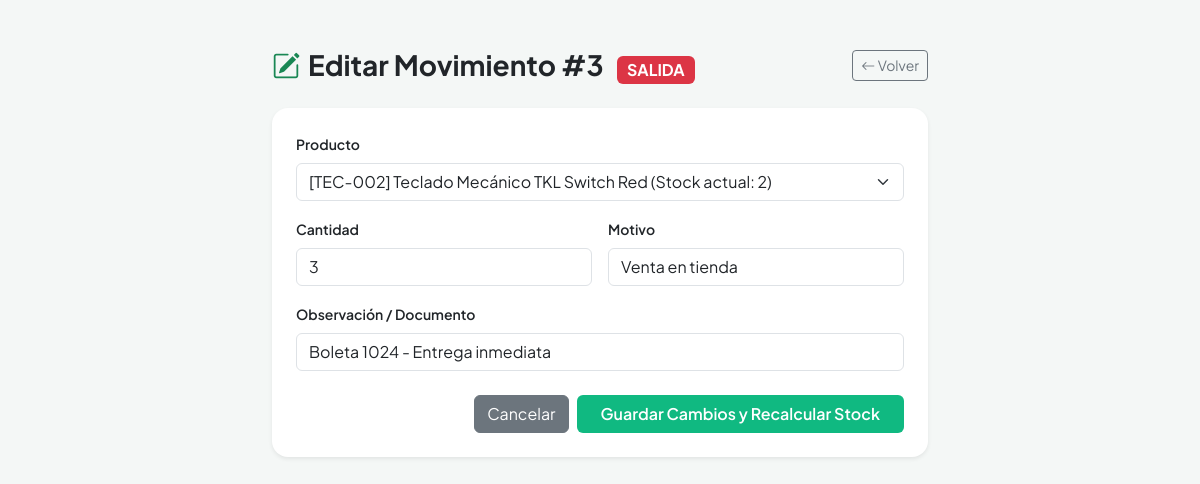
The page /movimiento_editar.php?id=3 (signed in) on the database its author committed.
### tables this page shows
CREATE TABLE movimiento (
    id_movimiento INT AUTO_INCREMENT PRIMARY KEY,
    fecha_hora DATETIME NOT NULL DEFAULT CURRENT_TIMESTAMP,
    tipo TINYINT(1) NOT NULL CHECK (tipo IN (1, 2)),
    motivo VARCHAR(100) NOT NULL,
    cantidad INT NOT NULL CHECK (cantidad > 0),
    observacion VARCHAR(255) DEFAULT NULL,
    editado TINYINT(1) NOT NULL DEFAULT 0,
    fecha_edicion DATETIME DEFAULT NULL,
    id_producto INT NOT NULL,
    id_usuario INT NOT NULL,
    id_proveedor INT DEFAULT NULL,
    CONSTRAINT fk_movimiento_producto FOREIGN KEY (id_producto)
        REFERENCES producto(id_producto)
        ON UPDATE CASCADE
        ON DELETE RESTRICT,
    CONSTRAINT fk_movimiento_usuario FOREIGN KEY (id_usuario)
        REFERENCES usuario(id_usuario)
        ON UPDATE CASCADE
        ON DELETE RESTRICT,
    CONSTRAINT fk_movimiento_proveedor FOREIGN KEY (id_proveedor)
        REFERENCES proveedor(id_proveedor)
        ON UPDATE CASCADE
        ON DELETE RESTRICT
);

### movimiento_editar.php (the view, shortened to what this page needs)
<?php
require_once 'config/conexion.php';
$idUsuario = (int)$_SESSION['id_usuario'];
$idMov     = isset($_GET['id']) ? (int)$_GET['id'] : 0;
$stmtMov = $pdo->prepare("SELECT * FROM movimiento WHERE id_movimiento = :id AND id_usuario = :u LIMIT 1");
$stmtMov->execute(['id' => $idMov, 'u' => $idUsuario]);
$mov = $stmtMov->fetch();
$tipo = (int)$mov['tipo'];
$productosActivos = $pdo->query("SELECT id_producto, codigo, nombre, stock_actual FROM producto WHERE estado = 1 ORDER BY nombre ASC")->fetchAll();
?>
<!DOCTYPE html>
<html lang="es">
<head>
    <link href="https://cdn.jsdelivr.net/npm/bootstrap@5.3.3/dist/css/bootstrap.min.css" rel="stylesheet">
    <link href="https://cdn.jsdelivr.net/npm/bootstrap-icons@1.11.3/font/bootstrap-icons.min.css" rel="stylesheet">
</head>
<body>
<div class="container py-5" style="max-width: 680px;">
    <div class="d-flex justify-content-between align-items-center mb-4">
        <h3 class="fw-bold mb-0">
            <i class="bi bi-pencil-square text-success me-2"></i>Editar Movimiento #<?= $idMov ?>
            <span class="badge <?= $tipo === 1 ? 'bg-success' : 'bg-danger' ?> fs-6 ms-2"><?= $tipo === 1 ? 'ENTRADA' : 'SALIDA' ?></span>
        </h3>
        <a href="movimientos.php" class="btn btn-outline-secondary btn-sm"><i class="bi bi-arrow-left"></i> Volver</a>
    </div>
    <div class="card border-0 shadow-sm rounded-4">
        <div class="card-body p-4">
            <form method="POST">
                <div class="mb-3">
                    <label class="form-label fw-semibold small">Producto</label>
                    <select name="id_producto" class="form-select" required>
                        <?php foreach ($productosActivos as $prod): ?>
                            <option value="<?= $prod['id_producto'] ?>" <?= ($prod['id_producto'] == $mov['id_producto']) ? 'selected' : '' ?>>
                                [<?= htmlspecialchars($prod['codigo']) ?>] <?= htmlspecialchars($prod['nombre']) ?> (Stock actual: <?= $prod['stock_actual'] ?>)
                            </option>
                        <?php endforeach; ?>
                    </select>
                </div>
                <div class="row g-3 mb-3">
                    <div class="col-md-6">
                        <label class="form-label fw-semibold small">Cantidad</label>
                        <input type="number" name="cantidad" class="form-control" min="1" value="<?= (int)$mov['cantidad'] ?>" required>
                    </div>
                    <div class="col-md-6">
                        <label class="form-label fw-semibold small">Motivo</label>
                        <input type="text" name="motivo" class="form-control" value="<?= htmlspecialchars($mov['motivo']) ?>" required>
                    </div>
                </div>
                <div class="mb-4">
                    <label class="form-label fw-semibold small">Observación / Documento</label>
                    <input type="text" name="observacion" class="form-control" value="<?= htmlspecialchars($mov['observacion'] ?? '') ?>">
                </div>
                <div class="d-flex justify-content-end gap-2">
                    <a href="movimientos.php" class="btn btn-secondary">Cancelar</a>
                    <button type="submit" class="btn btn-emerald px-4">Guardar Cambios y Recalcular Stock</button>
                </div>
            </form>
        </div>
    </div>
</div>
</body>
</html>

### movimiento_editar.php (style rules this page uses)
body { font-family: 'Plus Jakarta Sans', sans-serif; background-color: #f4f7f6; }
.btn-emerald { background-color: #10b981; color: #fff; font-weight: 600; border: none; }

### rows shown on the page
movimiento: id_producto "[TEC-002] Teclado Mecánico TKL Switch Red (Stock actual: 2)", cantidad "3", motivo "Venta en tienda", observacion "Boleta 1024 - Entrega inmediata"

### other values the page prints
$idMov "3"
